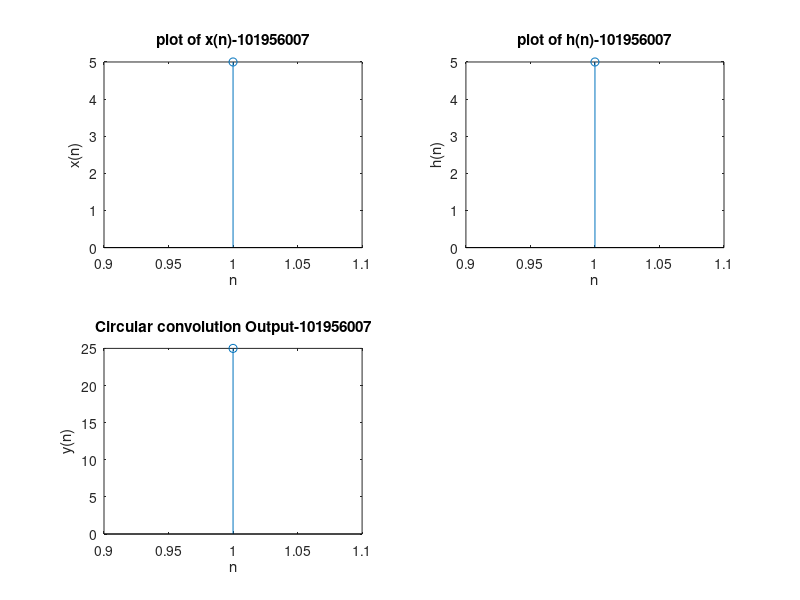

Recreate this plot in MATLAB.
clc; % clear screen
clear all; % clear work space
close all; % close all figure windows
xn = input('enter the first sequence x(n) = '); % first sequence
hn = input('enter the second sequence h(n) = '); % second sequence
N = max(length(xn),length(hn)); % length of convolution
Xk = fft(xn,N); % N point DFT of first sequence
Hk = fft(hn,N); % N point DFT of second sequence
Yk = Xk.*Hk; % multiplication of two DFTs
yn = ifft(Yk,N); % Inverse DFT of the product
disp('Circular convolution of x(n) and h(n) =');
disp(yn); % Display the output
subplot(2,2,1); % graphical display of the first sequence
stem(xn);
xlabel('n');
ylabel('x(n)');
title('plot of x(n)-101956007');
subplot(2,2,2); % graphical display of the second sequence
stem(hn);
xlabel('n');
ylabel('h(n)');
title('plot of h(n)-101956007');
subplot(2,2,3); % graphical display of the output sequence
stem(yn);
xlabel('n');
ylabel('y(n)');
title('Circular convolution Output-101956007'); 